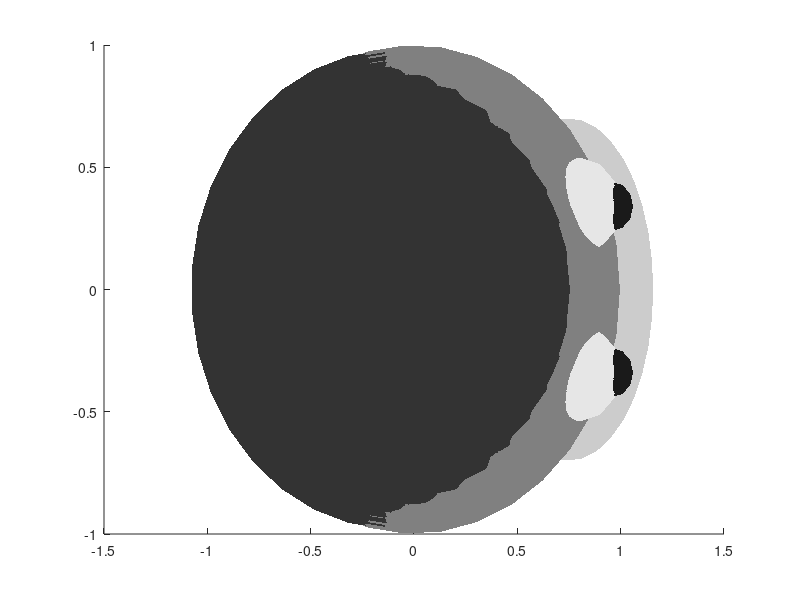

The MATLAB source for this figure: (Note: this script raises an error after producing the figure.)
function [h] = Monkey_3D_V2(x,m,R)
if (nargin <1), x = [1 1 1] ; end
if (nargin <2), m = [0 0 0] ; end
if (nargin <3), R = eye(3,3) ; end
if length(x) ==1 ; x = [x x x]; end

[xs,ys,zs] = sphere(35) ;

% axis equal; grid on
d = 0.2 ;
hold_state = ishold(gca) ;
hold on
% clear h
h(1) = surf(xs,ys,zs,36*ones(size(xs)),'EdgeColor','none','AlphaData',0,'FaceColor',[0.5 0.5 0.5]) ;

[xs,ys,zs] = sphere(12) ;
% one eye
h(2) = surf(xs*d +0.8,ys*d -0.34,zs*d +0.35,60*ones(size(xs)),'EdgeColor','none','FaceColor',[1 1 1]*0.9) ;
h(3) = surf(xs*d/2+d*0.8+0.8,ys*d/2-0.34,zs*d/2 +0.35,0*ones(size(xs)),'EdgeColor','none','FaceColor',[0.1 0.1 0.1]) ;

% other eye
h(4) = surf(xs*d +0.8,ys*d +0.34,zs*d +0.35,64*ones(size(xs)),'EdgeColor','none','FaceColor',[1 1 1]*0.9) ;
h(5) = surf(xs*d/2+d*0.8+0.8,ys*d/2+0.34,zs*d/2 +0.35,0*ones(size(xs)),'EdgeColor','none','FaceColor',[0.1 0.1 0.1]) ;

[xs,ys,zs] = sphere(35) ;

xm = xs*0.4; ym = ys*0.7 ; zm = zs*0.5  ;
a = -15 ;
% mouth
tmp = xm*cosd(a)-zm*sind(a) ; zm = zm*cosd(a)+xm*sind(a) ; xm = tmp ;
xm = xm+0.75 ; zm = zm-0.4 ;
h(6) = surf(xm,ym,zm,55*ones(size(xs)),'EdgeColor','none','FaceColor',[1 1 1]*0.8) ;

xm = xs*0.05 +0.95 ; ym = ys*0.57 ; zm = zs*0.4 -0.42  ;
% h(9) = surf(xm,ym,zm,55*ones(size(xs)),'EdgeColor','none','FaceColor',[0.1 0.1 0.1]) ;

% hair
xm = xs*0.99 -0.07 ; ym = ys*0.95 ; zm = zs*0.95 + 0.13  ;
h(7) = surf(xm,ym,zm,55*ones(size(xs)),'EdgeColor','none','FaceColor',[1 1 1]*0.2) ;

xm = xs*0.98 - 0.1; ym = ys*0.98 ; zm = zs*0.9 + 0.05  ;
h(8) = surf(xm,ym,zm,55*ones(size(xs)),'EdgeColor','none','FaceColor',[1 1 1]*0.2) ;
% set(gca,'CameraPosition',[17 -3 4])

% [z_,y_,x_] = JL_3DRotArrow(0,27,0.8,0.03,0.03,0,1);
% h(end+1)=surf(x_+1.1,y_,-z_+0.1,'EdgeColor','none','FaceColor',[0 0 0]+0.2) ;
% h(end+1)=surf(x_+1.1,-y_,-z_+0.1,'EdgeColor','none','FaceColor',[0 0 0]+0.2) ;
% dx=1.1;dy=mean(y_(end,:)); dz=-mean(z_(end,:))+0.1;
% [x_,y_,z_]=sphere(20);x_=x_*0.03+dx;y_=y_*0.03+dy;z_=z_*0.03+dz;
% h(end+1)=surf(x_,y_,z_,'EdgeColor','none','FaceColor',[0 0 0]+0.2) ;
% h(end+1)=surf(x_,-y_,z_,'EdgeColor','none','FaceColor',[0 0 0]+0.2) ;
%   
% JL_RM_Objects(h(9:end),yapirod(0,14,0),[0.16 0 0.27]) ;

[z_,y_,x_] = JL_3DRotArrow(0,34,0.8,0.03,0.03,0,1);z_=z_*0.8;
h(end+1)=surf(x_+1.1,y_,-z_+0.1,'EdgeColor','none','FaceColor',[0 0 0]+0.2) ;
h(end+1)=surf(x_+1.1,-y_,-z_+0.1,'EdgeColor','none','FaceColor',[0 0 0]+0.2) ;
dx=1.1;dy=mean(y_(end,:)); dz=-mean(z_(end,:))+0.1;
[x_,y_,z_]=sphere(20);x_=x_*0.03+dx;y_=y_*0.03+dy;z_=z_*0.03+dz;
h(end+1)=surf(x_,y_,z_,'EdgeColor','none','FaceColor',[0 0 0]+0.2) ;
h(end+1)=surf(x_,-y_,z_,'EdgeColor','none','FaceColor',[0 0 0]+0.2) ;
  
JL_RM_Objects(h(9:end),yapirod(0,-45,0),[-0.06 0 -1.05]) ;



% for i = 1:length(h)
%    set(h(i),'XData', get(h(i),'XData')*x(1)+m(1)) ;
%    set(h(i),'YData', get(h(i),'YData')*x(2)+m(2)) ;
%    set(h(i),'ZData', get(h(i),'ZData')*x(3)+m(3)) ;
%    set(h(i),'CDataMapping','direct') ;
%
% end
if not(hold_state), hold off;end

for i = 1:length(h)
    
    X = get(h(i),'XData')*x(1) ;
    Y = get(h(i),'YData')*x(2) ;
    Z = get(h(i),'ZData')*x(3) ;
    set(h(i),'XData', X*R(1,1)+Y*R(1,2)+Z*R(1,3)+m(1)) ;
    set(h(i),'YData', X*R(2,1)+Y*R(2,2)+Z*R(2,3)+m(2)) ;
    set(h(i),'ZData', X*R(3,1)+Y*R(3,2)+Z*R(3,3)+m(3)) ;
    set(h(i),'CDataMapping','direct') ;
    
end
